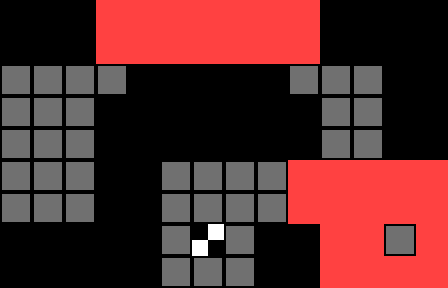

Below is a game level as drawn by its tile map, then a one-line description and the .tmx file that defines it, in full:
An orthogonal 14x9 tile map with 32x32 px tiles, 1 tile layer (Tile Layer 1).

<map version="1.0" tiledversion="1.1.6" orientation="orthogonal" renderorder="right-down" width="14" height="9" tilewidth="32" tileheight="32" infinite="0" nextobjectid="1">
 <tileset firstgid="1" source="Bloxorz_tileset.tsx" />
 <layer name="Tile Layer 1" width="14" height="9">
  <data encoding="csv">
0,0,0,2,2,2,2,2,2,2,0,0,0,0,
0,0,0,2,2,2,2,2,2,2,0,0,0,0,
1,1,1,1,0,0,0,0,0,1,1,1,0,0,
1,1,1,0,0,0,0,0,0,0,1,1,0,0,
1,1,1,0,0,0,0,0,0,0,1,1,0,0,
1,1,1,0,0,1,1,1,1,2,2,2,2,2,
1,1,1,0,0,1,1,1,1,2,2,2,2,2,
0,0,0,0,0,1,3,1,0,0,2,2,1,2,
0,0,0,0,0,1,1,1,0,0,2,2,2,2
</data>
 </layer>
</map>
